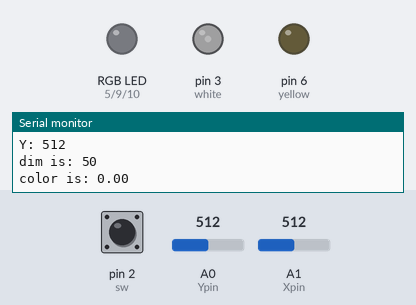
The sketch below on a simulated Arduino Uno, built with avr-gcc and run on an emulated ATmega328P. Shown: an RGB LED mixed from three pins (HIGH = lit), output pins drawn as LEDs (lit = HIGH), the last lines printed to the serial monitor. Dashed ring = blinking. Inputs (shaded band) come from the test bench; at power-on: A0 (Ypin) = 512, A1 (Xpin) = 512, pin 2 (sw) HIGH. Dim RGB values are drawn brighter than linear.

Above: at 1.2 s.
1.3 s: A0 (Ypin) set to 311
2.8 s: A0 (Ypin) set to 283
5.8 s: A1 (Xpin) set to 317
At 6.4 s:
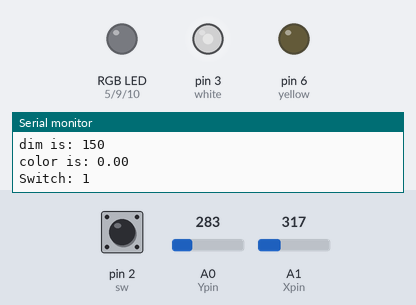
8.8 s: A1 (Xpin) set to 287
At 9.7 s:
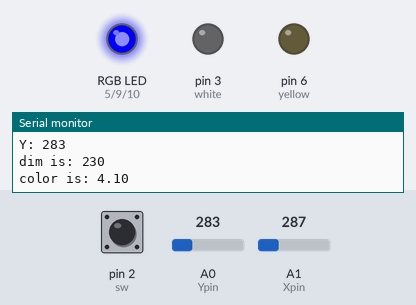
11.8 s: A0 (Ypin) set to 810
At 12.6 s:
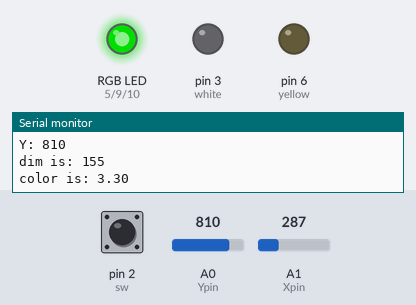
14.8 s: A0 (Ypin) set to 785
At 15.2 s:
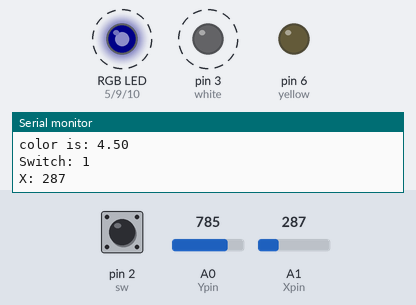
Timing chart, 0 to 18.8 s (numbered marks = the images above; inputs shaded):
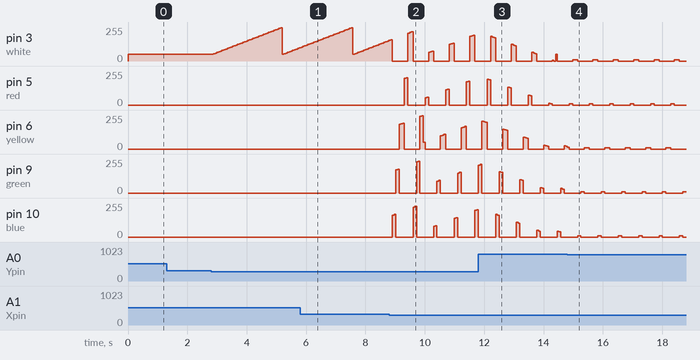

Measured:
- the behaviour switches between 300 and 299 on A1 (Xpin) (found by bisection; images 1 and 2)
- the behaviour switches between 801 and 800 on A0 (Ypin) (found by bisection; images 3 and 4)
- by itself, pin 3 (white): alternates 10/255 for 0.17 s and 0/255 for 0.51 s
- by itself, pin 5 (red), pin 9 (green), pin 10 (blue): alternates 10/255 for 0.11 s and 0/255 for 0.57 s
- by itself, pin 6 (yellow): repeats every 0.69 s: 0/255 0.51 s, 10/255 0.17 s

The sketch:

joystickLedControll.ino
```cpp
int sw=2;
int Xpin=A1;
int Ypin=A0;
int swVal;
int Xval;
int Yval;


int white=3;
int red=5;
int yellow=6;
int green=9;
int blue=10;
float color=0.0;//until color changes
int dim=50;
void setup() {
  pinMode(sw,INPUT_PULLUP);
  pinMode(Xpin,INPUT);
  pinMode(Ypin,INPUT);
  pinMode(red,OUTPUT);
  pinMode(white,OUTPUT);
  pinMode(yellow,OUTPUT);
  pinMode(green,OUTPUT);
  pinMode(blue,OUTPUT);

  digitalWrite(sw,HIGH);
  Serial.begin(9600);

}

void loop() {
  swVal=digitalRead(sw);
  Serial.print("Switch: ");
  Serial.println(swVal);
  Xval=analogRead(Xpin);
    Serial.print("X: ");
    Serial.println(Xval);
    Yval=analogRead(Ypin);
    Serial.print("Y: ");
    Serial.println(Yval);
//same as before


  if((color>=0&&color<1)){
    analogWrite(white, dim);
    analogWrite(red, 0);
    analogWrite(yellow, 0);
    analogWrite(green, 0);
    analogWrite(blue, 0);
  }
    if((color>=1&&color<2)){
    analogWrite(white, 0);
    analogWrite(red, dim);
    analogWrite(yellow, 0);
    analogWrite(green, 0);
    analogWrite(blue, 0);
  }
    if((color>=2&&color<3)){
    analogWrite(white, 0);
    analogWrite(red, 0);
    analogWrite(yellow, dim);
    analogWrite(green, 0);
    analogWrite(blue, 0);
  }
    if((color>=3&&color<4)){
    analogWrite(white, 0);
    analogWrite(red, 0);
    analogWrite(yellow, 0);
    analogWrite(green, dim);
    analogWrite(blue, 0);
  }
    if((color>=4&&color<5)){
    analogWrite(white, 0);
    analogWrite(red, 0);
    analogWrite(yellow, 0);
    analogWrite(green, 0);
    analogWrite(blue, dim);
  }


  if(Xval>800)color+=0.4;
  if(Xval<300)color-=0.4;
  if(Yval>800)dim-=5;
  if(Yval<300)dim+=5;
  if(color>=5)color=0.0;
  if(color<0)color=4.5;//to have both side controll
  if(dim>=255|| dim<0)dim=50;
  Serial.print("dim is: ");
  Serial.println(dim);
  Serial.print("color is: ");
  Serial.println(color);
  delay(10);


}
```
